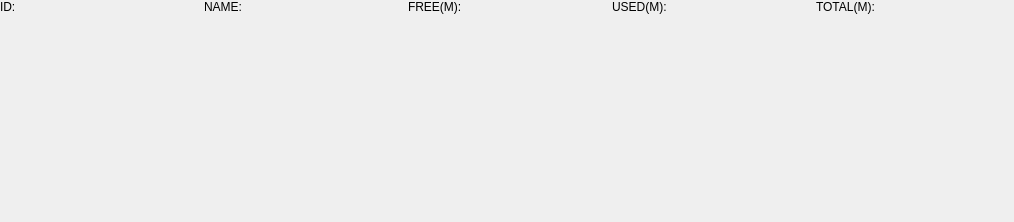
<?xml version="1.0" encoding="UTF-8"?>
<ui version="4.0">
 <class>UiGpuItem</class>
 <widget class="QWidget" name="UiGpuItem">
  <property name="geometry">
   <rect>
    <x>0</x>
    <y>0</y>
    <width>1014</width>
    <height>222</height>
   </rect>
  </property>
  <property name="windowTitle">
   <string>Form</string>
  </property>
  <property name="styleSheet">
   <string notr="true">QLabel[type=&quot;key&quot;]{
	font-size: 10px;
	font-family: &quot;微软雅黑&quot;;
}

QLabel[type=&quot;value&quot;]{
	font: 75 20px &quot;微软雅黑&quot;;
	color: &quot;blue&quot;;
}</string>
  </property>
  <layout class="QGridLayout" name="gridLayout" rowstretch="0,1">
   <property name="leftMargin">
    <number>0</number>
   </property>
   <property name="topMargin">
    <number>0</number>
   </property>
   <property name="rightMargin">
    <number>0</number>
   </property>
   <property name="bottomMargin">
    <number>0</number>
   </property>
   <item row="0" column="3">
    <layout class="QHBoxLayout" name="horizontalLayout_4" stretch="0,1">
     <item>
      <widget class="QLabel" name="label_4">
       <property name="text">
        <string>USED(M):</string>
       </property>
       <property name="type" stdset="0">
        <string>key</string>
       </property>
      </widget>
     </item>
     <item>
      <widget class="QLabel" name="lbUsed">
       <property name="text">
        <string/>
       </property>
       <property name="type" stdset="0">
        <string>value</string>
       </property>
      </widget>
     </item>
    </layout>
   </item>
   <item row="0" column="1">
    <layout class="QHBoxLayout" name="horizontalLayout_2" stretch="0,1">
     <item>
      <widget class="QLabel" name="label_2">
       <property name="text">
        <string>NAME:</string>
       </property>
       <property name="type" stdset="0">
        <string>key</string>
       </property>
      </widget>
     </item>
     <item>
      <widget class="QLabel" name="lbName">
       <property name="text">
        <string/>
       </property>
       <property name="type" stdset="0">
        <string>value</string>
       </property>
      </widget>
     </item>
    </layout>
   </item>
   <item row="0" column="2">
    <layout class="QHBoxLayout" name="horizontalLayout_3" stretch="0,1">
     <item>
      <widget class="QLabel" name="label_3">
       <property name="text">
        <string>FREE(M):</string>
       </property>
       <property name="type" stdset="0">
        <string>key</string>
       </property>
      </widget>
     </item>
     <item>
      <widget class="QLabel" name="lbFree">
       <property name="text">
        <string/>
       </property>
       <property name="type" stdset="0">
        <string>value</string>
       </property>
      </widget>
     </item>
    </layout>
   </item>
   <item row="0" column="0">
    <layout class="QHBoxLayout" name="horizontalLayout" stretch="0,1">
     <item>
      <widget class="QLabel" name="label">
       <property name="text">
        <string>ID:</string>
       </property>
       <property name="type" stdset="0">
        <string>key</string>
       </property>
      </widget>
     </item>
     <item>
      <widget class="QLabel" name="lbId">
       <property name="text">
        <string/>
       </property>
       <property name="type" stdset="0">
        <string>value</string>
       </property>
      </widget>
     </item>
    </layout>
   </item>
   <item row="0" column="4">
    <layout class="QHBoxLayout" name="horizontalLayout_5" stretch="0,1">
     <item>
      <widget class="QLabel" name="label_5">
       <property name="text">
        <string>TOTAL(M):</string>
       </property>
       <property name="type" stdset="0">
        <string>key</string>
       </property>
      </widget>
     </item>
     <item>
      <widget class="QLabel" name="lbTotal">
       <property name="styleSheet">
        <string notr="true"/>
       </property>
       <property name="text">
        <string/>
       </property>
       <property name="type" stdset="0">
        <string>value</string>
       </property>
      </widget>
     </item>
    </layout>
   </item>
   <item row="1" column="0" colspan="5">
    <widget class="QWidget" name="widget" native="true">
     <layout class="QGridLayout" name="gridLayout_3">
      <property name="leftMargin">
       <number>0</number>
      </property>
      <property name="topMargin">
       <number>0</number>
      </property>
      <property name="rightMargin">
       <number>0</number>
      </property>
      <property name="bottomMargin">
       <number>0</number>
      </property>
      <item row="0" column="0">
       <layout class="QGridLayout" name="grid">
        <property name="spacing">
         <number>0</number>
        </property>
       </layout>
      </item>
     </layout>
    </widget>
   </item>
  </layout>
 </widget>
 <resources/>
 <connections/>
</ui>
